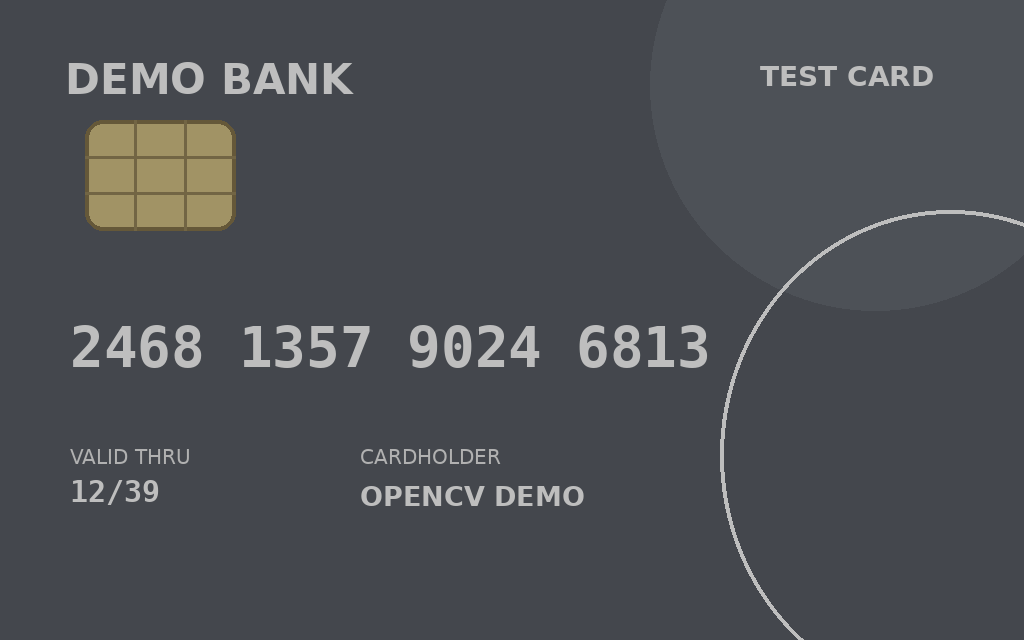
#> input picture images/card_template_matching/card_02_low_contrast.png, 1024 x 640 px
$ python card_low_contrast_matching.py images/card_template_matching/card_02_low_contrast.png
#> lines starting #> are read from the running program, lines starting #| are printed output that depends on the picture; after the words box and inside, x2 and y2 are one past the last pixel; in counts of white or black regions, pixels touching at a corner belong together
### result_utils.py
from pathlib import Path

import cv2
import matplotlib.pyplot as plt


def save_result_grid(output_path, panels, columns=2):
    """将多个 OpenCV 或灰度图结果保存为可嵌入 Markdown 的拼图。"""
    output_path = Path(output_path)
    output_path.parent.mkdir(parents=True, exist_ok=True)

    rows = (len(panels) + columns - 1) // columns
    figure, axes = plt.subplots(rows, columns, figsize=(12, 4 * rows))
    axes = axes.ravel() if hasattr(axes, "ravel") else [axes]

    for axis, (image, title) in zip(axes, panels):
        if image.ndim == 2:
            axis.imshow(image, cmap="gray", vmin=0, vmax=255)
        else:
            axis.imshow(cv2.cvtColor(image, cv2.COLOR_BGR2RGB))

        axis.set_title(title)
        axis.axis("off")

    for axis in axes[len(panels):]:
        axis.axis("off")

    figure.tight_layout()
    figure.savefig(output_path, dpi=150, bbox_inches="tight")
    plt.close(figure)

    print(f"Saved result: {output_path}")

### card_low_contrast_matching.py
import sys

import cv2
import numpy as np

from result_utils import save_result_grid

image = cv2.imread("images/card_template_matching/card_02_low_contrast.png")
#> image is the input picture: shape (640, 1024, 3); mean B, G, R 82.8, 78.3, 75.6

if image is None:
    print("Image read failed")
    raise SystemExit

# card_02 仍是正面固定布局，先手动裁出卡号行
number_roi = image[315:375, 70:710]
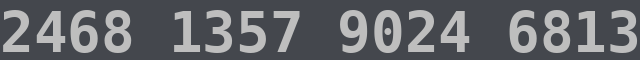
#> number_roi: shape (60, 640, 3); mean B, G, R 106.1, 101.7, 99.4

# 从第一组卡号中的数字 2 裁出模板
two_template = number_roi[0:60, 0:35]
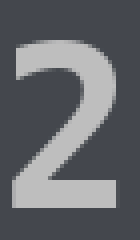
#> two_template: shape (60, 35, 3) (shown 4 times larger); mean B, G, R 107.9, 103.6, 101.4

# 灰度化：只分析亮度结构
roi_gray = cv2.cvtColor(number_roi, cv2.COLOR_BGR2GRAY)
template_gray = cv2.cvtColor(two_template, cv2.COLOR_BGR2GRAY)

# 创建 CLAHE：局部增强数字与背景之间的亮度差异
clahe = cv2.createCLAHE(
    clipLimit=2.0,
    tileGridSize=(8, 8)
)

# 搜索图与模板必须使用同一种增强方式
roi_enhanced = clahe.apply(roi_gray)
template_enhanced = clahe.apply(template_gray)
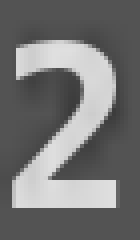
#> template_enhanced: shape (60, 35) (shown 4 times larger); min 60, max 223, mean 116.3

# 在增强后的卡号 ROI 中寻找数字 2
score_map = cv2.matchTemplate(
    roi_enhanced,
    template_enhanced,
    cv2.TM_CCOEFF_NORMED
)

threshold = 0.90
y_positions, x_positions = np.where(score_map >= threshold)
#> y_positions = [0, 0, 0, 0, 0]; x_positions = [0, 1, 404, 405, 406]

result = image.copy()
template_height, template_width = template_enhanced.shape
#> template_height = 60; template_width = 35

for x, y in zip(x_positions, y_positions):
    left = x + 70
    top = y + 315
    right = left + template_width
    bottom = top + template_height

    cv2.rectangle(
        result,
        (left, top),
        (right, bottom),
        (0, 255, 0),
        2
    )
#> this loop made 5 passes
#> (x, left, right) on passes 1 to 5: (0, 70, 105), (1, 71, 106), (404, 474, 509), (405, 475, 510), (406, 476, 511)
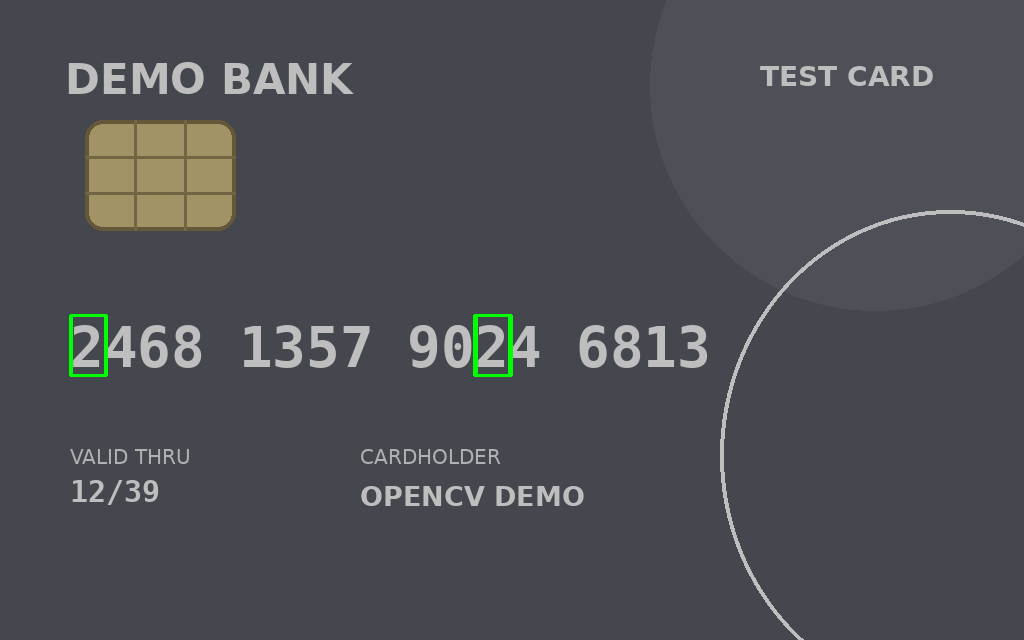
#> result: shape (640, 1024, 3); 0.23% of pixels changed, all inside (x1, y1, x2, y2) = (69, 314, 513, 377)

print(f"Best score: {score_map.max():.3f}")
#| Best score: 0.994
print(f"Match count before duplicate removal: {len(x_positions)}")
#| Match count before duplicate removal: 5

save_result_grid(
    "docs/results/card_low_contrast_matching.jpg",
    [
        (number_roi, "Original Number ROI"),
        (roi_enhanced, "CLAHE Enhanced ROI"),
        (two_template, "Digit Template - Two"),
        (result, "Template Matching Result"),
    ],
    columns=2,
)
#> in save_result_grid, `figure.savefig(output_path, dpi=150, bbox_inches="tight")`:
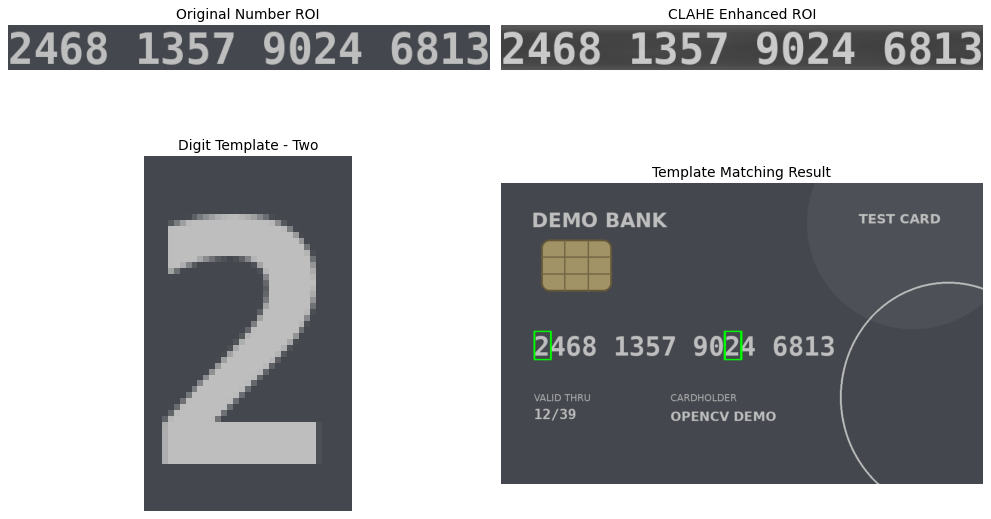
#> figure drawn by matplotlib, 4 panels

if "--save-only" not in sys.argv:
    cv2.imshow("Original Number ROI", number_roi)
    cv2.imshow("CLAHE Enhanced ROI", roi_enhanced)
    cv2.imshow("Digit Template - Two", two_template)
    cv2.imshow("Template Matching Result", result)
    cv2.waitKey(0)
    cv2.destroyAllWindows()

$ run again, with images/card_template_matching/card_04_uneven_light.png copied over images/card_template_matching/card_02_low_contrast.png
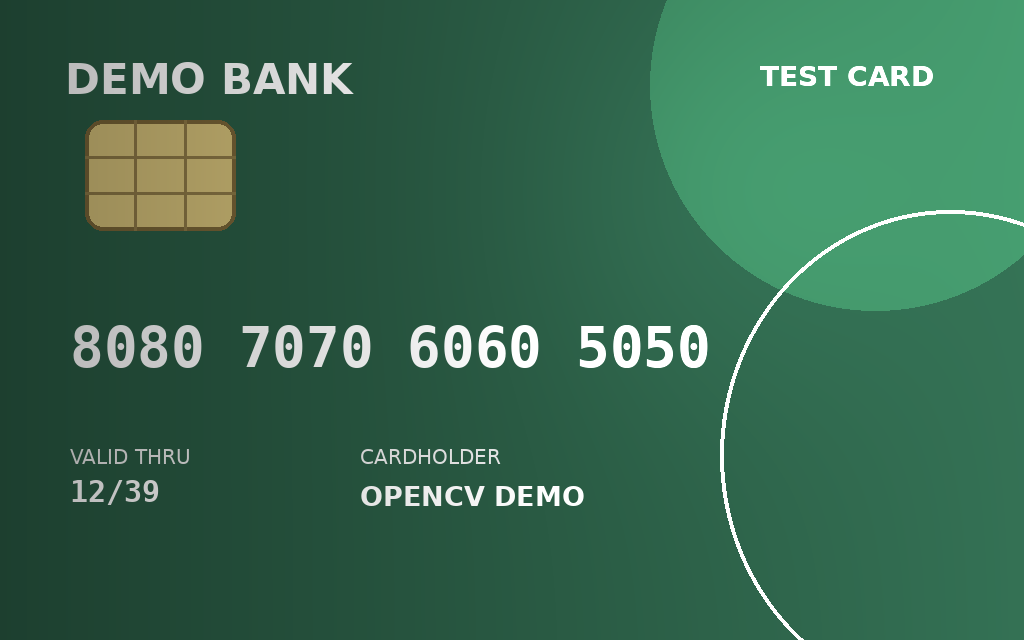
#> input picture images/card_template_matching/card_04_uneven_light.png, 1024 x 640 px
#> image is the input picture: shape (640, 1024, 3); mean B, G, R 78.4, 104, 54.1
#> y_positions = [0, 0, 0, 0, 0]; x_positions = [0, 1, 66, 67, 68]
#> the loop `for x, y in zip(x_positions, y_positions):` made 5 passes
#> (x, left, right) on passes 1 to 5: (0, 70, 105), (1, 71, 106), (66, 136, 171), (67, 137, 172), (68, 138, 173)
#> after the loop `for x, y in zip(x_positions, y_positions):`:
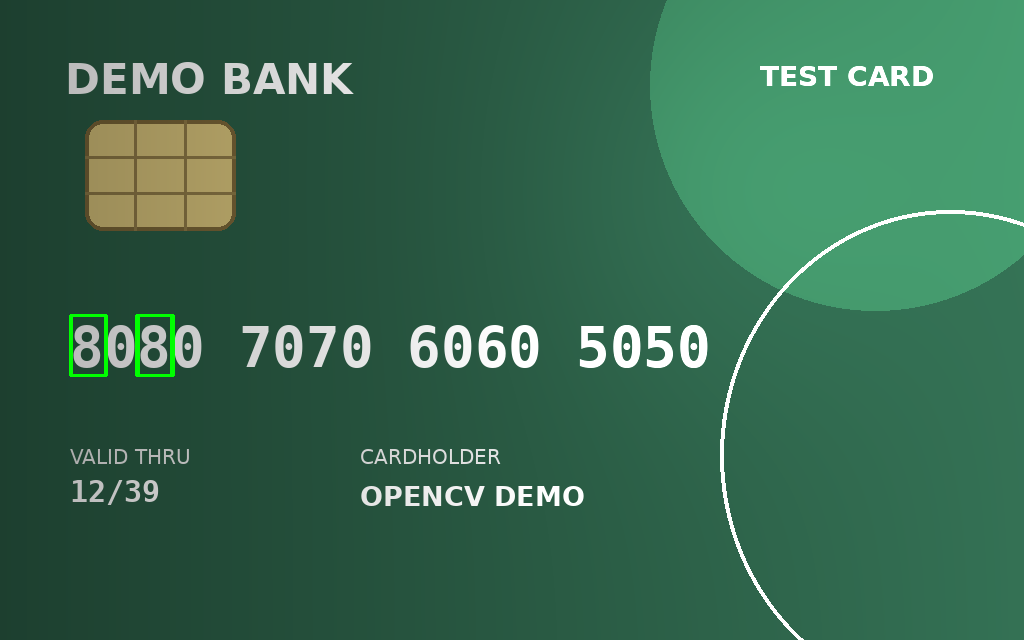
#> result: shape (640, 1024, 3); 0.23% of pixels changed, all inside (x1, y1, x2, y2) = (69, 314, 175, 377)
#| Best score: 0.997
#| Match count before duplicate removal: 5
#> in save_result_grid, `figure.savefig(output_path, dpi=150, bbox_inches="tight")`:
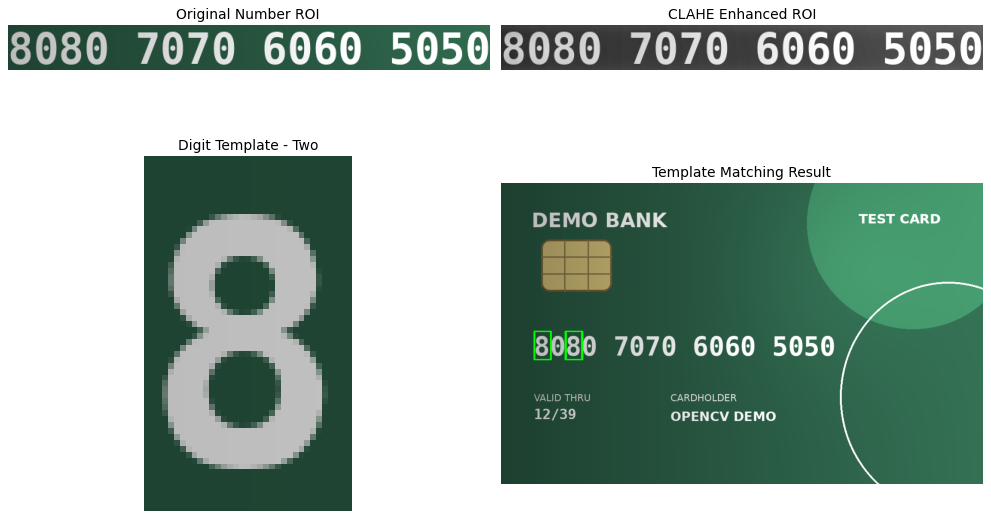
#> figure drawn by matplotlib, 4 panels

$ run again, with images/card_template_matching/card_05_rotated.png copied over images/card_template_matching/card_02_low_contrast.png
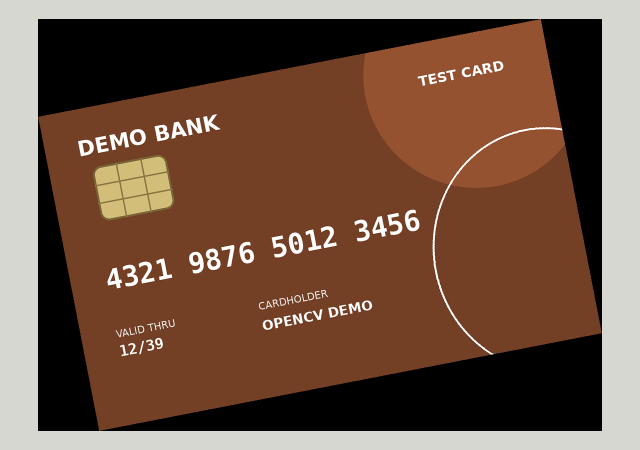
#> input picture images/card_template_matching/card_05_rotated.png, 1280 x 900 px (shown at 1/2 size)
#> image is the input picture: shape (900, 1280, 3); mean B, G, R 67.7, 84.3, 113.6
#> y_positions = [0]
#> the loop `for x, y in zip(x_positions, y_positions):` made 1 pass
#> (x, y, left, top, right, bottom) on pass 1: (0, 0, 70, 315, 105, 375)
#> after the loop `for x, y in zip(x_positions, y_positions):`:
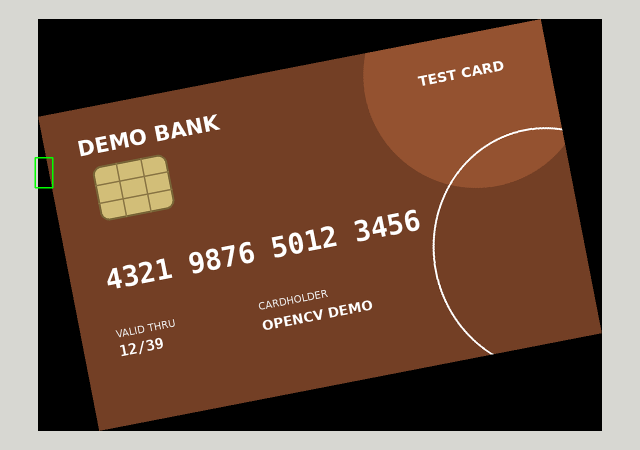
#> result: shape (900, 1280, 3) (shown at 1/2 size); 0.05% of pixels changed, all inside (x1, y1, x2, y2) = (69, 314, 107, 377)
#| Best score: 1.000
#| Match count before duplicate removal: 1
#> in save_result_grid, `figure.savefig(output_path, dpi=150, bbox_inches="tight")`:
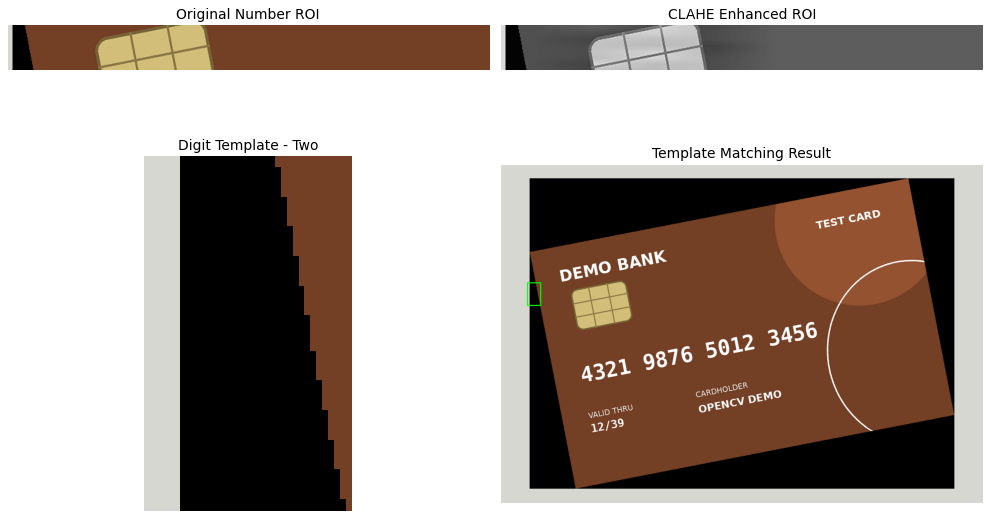
#> figure drawn by matplotlib, 4 panels
